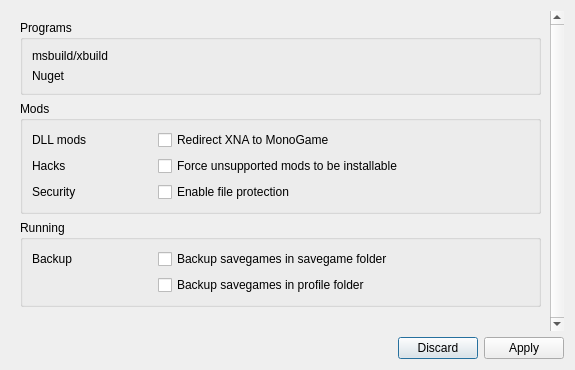
<?xml version="1.0" encoding="UTF-8"?>
<ui version="4.0">
 <class>GlobalSettingsDialog</class>
 <widget class="QDialog" name="GlobalSettingsDialog">
  <property name="geometry">
   <rect>
    <x>0</x>
    <y>0</y>
    <width>575</width>
    <height>370</height>
   </rect>
  </property>
  <property name="windowTitle">
   <string>Application Settings</string>
  </property>
  <layout class="QVBoxLayout" name="verticalLayout">
   <item>
    <widget class="QScrollArea" name="scrollArea">
     <property name="frameShape">
      <enum>QFrame::NoFrame</enum>
     </property>
     <property name="verticalScrollBarPolicy">
      <enum>Qt::ScrollBarAlwaysOn</enum>
     </property>
     <property name="widgetResizable">
      <bool>true</bool>
     </property>
     <widget class="QWidget" name="scrollAreaWidgetContents">
      <property name="geometry">
       <rect>
        <x>0</x>
        <y>0</y>
        <width>543</width>
        <height>326</height>
       </rect>
      </property>
      <layout class="QVBoxLayout" name="verticalLayout_2">
       <item>
        <widget class="QGroupBox" name="groupBox">
         <property name="title">
          <string>Programs</string>
         </property>
         <layout class="QFormLayout" name="formLayout">
          <item row="0" column="0">
           <widget class="QLabel" name="label">
            <property name="minimumSize">
             <size>
              <width>120</width>
              <height>0</height>
             </size>
            </property>
            <property name="text">
             <string>msbuild/xbuild</string>
            </property>
           </widget>
          </item>
          <item row="0" column="1">
           <widget class="FileSelectorEdit" name="programsMSBUILD" native="true">
            <property name="sizePolicy">
             <sizepolicy hsizetype="Expanding" vsizetype="Preferred">
              <horstretch>0</horstretch>
              <verstretch>0</verstretch>
             </sizepolicy>
            </property>
           </widget>
          </item>
          <item row="1" column="0">
           <widget class="QLabel" name="label_2">
            <property name="minimumSize">
             <size>
              <width>120</width>
              <height>0</height>
             </size>
            </property>
            <property name="text">
             <string>Nuget</string>
            </property>
           </widget>
          </item>
          <item row="1" column="1">
           <widget class="FileSelectorEdit" name="programsNuget" native="true">
            <property name="sizePolicy">
             <sizepolicy hsizetype="Expanding" vsizetype="Preferred">
              <horstretch>0</horstretch>
              <verstretch>0</verstretch>
             </sizepolicy>
            </property>
           </widget>
          </item>
         </layout>
        </widget>
       </item>
       <item>
        <widget class="QGroupBox" name="groupBox_2">
         <property name="title">
          <string>Mods</string>
         </property>
         <layout class="QFormLayout" name="formLayout_2">
          <item row="0" column="0">
           <widget class="QLabel" name="label_3">
            <property name="minimumSize">
             <size>
              <width>120</width>
              <height>0</height>
             </size>
            </property>
            <property name="text">
             <string>DLL mods</string>
            </property>
           </widget>
          </item>
          <item row="0" column="1">
           <widget class="QCheckBox" name="modsRedirectXNA">
            <property name="text">
             <string>Redirect XNA to MonoGame</string>
            </property>
           </widget>
          </item>
          <item row="1" column="0">
           <widget class="QLabel" name="label_5">
            <property name="minimumSize">
             <size>
              <width>120</width>
              <height>0</height>
             </size>
            </property>
            <property name="text">
             <string>Hacks</string>
            </property>
           </widget>
          </item>
          <item row="1" column="1">
           <widget class="QCheckBox" name="modsForceUnsupported">
            <property name="text">
             <string>Force unsupported mods to be installable</string>
            </property>
           </widget>
          </item>
          <item row="2" column="0">
           <widget class="QLabel" name="label_6">
            <property name="minimumSize">
             <size>
              <width>120</width>
              <height>0</height>
             </size>
            </property>
            <property name="text">
             <string>Security</string>
            </property>
           </widget>
          </item>
          <item row="2" column="1">
           <widget class="QCheckBox" name="modsEnableFileGuard">
            <property name="toolTip">
             <string>Enables checking for paths that may break out of the game or profile directories. Also protects all game files except in Content and modded directories.</string>
            </property>
            <property name="text">
             <string>Enable file protection</string>
            </property>
           </widget>
          </item>
         </layout>
        </widget>
       </item>
       <item>
        <widget class="QGroupBox" name="groupBox_3">
         <property name="title">
          <string>Running</string>
         </property>
         <layout class="QFormLayout" name="formLayout_3">
          <item row="0" column="0">
           <widget class="QLabel" name="label_4">
            <property name="minimumSize">
             <size>
              <width>120</width>
              <height>0</height>
             </size>
            </property>
            <property name="text">
             <string>Backup</string>
            </property>
           </widget>
          </item>
          <item row="0" column="1">
           <widget class="QCheckBox" name="runningBackupSDVSavegames">
            <property name="text">
             <string>Backup savegames in savegame folder</string>
            </property>
           </widget>
          </item>
          <item row="1" column="1">
           <widget class="QCheckBox" name="runningBackupProfileSavegames">
            <property name="text">
             <string>Backup savegames in profile folder</string>
            </property>
           </widget>
          </item>
          <item row="1" column="0">
           <spacer name="horizontalSpacer">
            <property name="orientation">
             <enum>Qt::Horizontal</enum>
            </property>
            <property name="sizeHint" stdset="0">
             <size>
              <width>40</width>
              <height>20</height>
             </size>
            </property>
           </spacer>
          </item>
         </layout>
        </widget>
       </item>
       <item>
        <spacer name="verticalSpacer">
         <property name="orientation">
          <enum>Qt::Vertical</enum>
         </property>
         <property name="sizeHint" stdset="0">
          <size>
           <width>20</width>
           <height>40</height>
          </size>
         </property>
        </spacer>
       </item>
      </layout>
     </widget>
    </widget>
   </item>
   <item>
    <widget class="QDialogButtonBox" name="buttonBox">
     <property name="orientation">
      <enum>Qt::Horizontal</enum>
     </property>
     <property name="standardButtons">
      <set>QDialogButtonBox::Apply|QDialogButtonBox::Discard</set>
     </property>
    </widget>
   </item>
  </layout>
 </widget>
 <customwidgets>
  <customwidget>
   <class>FileSelectorEdit</class>
   <extends>QWidget</extends>
   <header>fileselectoredit.h</header>
   <container>1</container>
  </customwidget>
 </customwidgets>
 <resources/>
 <connections>
  <connection>
   <sender>buttonBox</sender>
   <signal>accepted()</signal>
   <receiver>GlobalSettingsDialog</receiver>
   <slot>accept()</slot>
   <hints>
    <hint type="sourcelabel">
     <x>248</x>
     <y>254</y>
    </hint>
    <hint type="destinationlabel">
     <x>157</x>
     <y>274</y>
    </hint>
   </hints>
  </connection>
  <connection>
   <sender>buttonBox</sender>
   <signal>rejected()</signal>
   <receiver>GlobalSettingsDialog</receiver>
   <slot>reject()</slot>
   <hints>
    <hint type="sourcelabel">
     <x>316</x>
     <y>260</y>
    </hint>
    <hint type="destinationlabel">
     <x>286</x>
     <y>274</y>
    </hint>
   </hints>
  </connection>
 </connections>
</ui>
